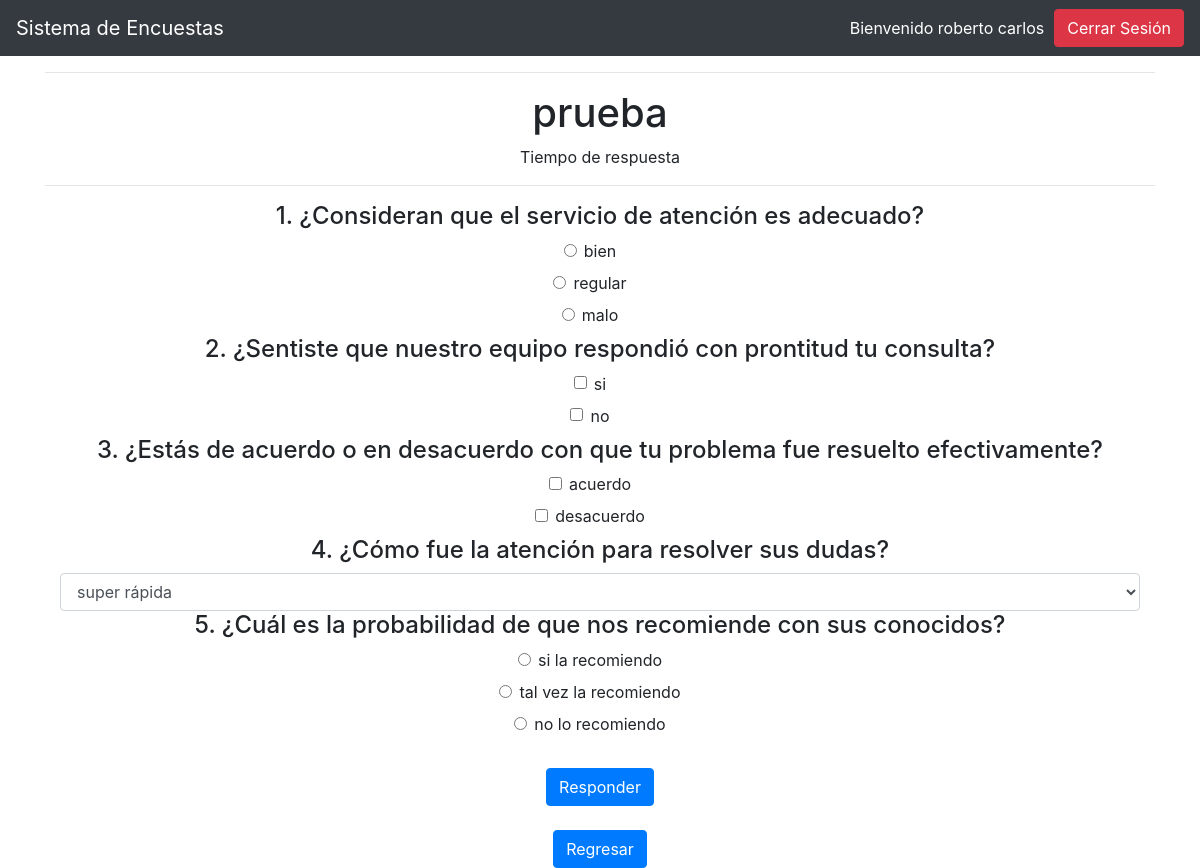
Screenshot of /usuario/responder.php?id_encuesta=1 (signed in) with the database file from the repository.
### tables this page shows
CREATE TABLE `encuestas` (
  `id_encuesta` int(11) NOT NULL,
  `id_usuario` int(11) NOT NULL,
  `titulo` varchar(150) NOT NULL,
  `descripcion` text NOT NULL,
  `estado` tinyint(1) NOT NULL,
  `fecha_inicio` timestamp NOT NULL DEFAULT '0000-00-00 00:00:00',
  `fecha_final` timestamp NOT NULL DEFAULT '0000-00-00 00:00:00'
);

CREATE TABLE `preguntas` (
  `id_pregunta` int(11) NOT NULL,
  `id_encuesta` int(11) NOT NULL,
  `titulo` varchar(150) NOT NULL,
  `id_tipo_pregunta` int(11) NOT NULL
);

CREATE TABLE `opciones` (
  `id_opcion` int(11) NOT NULL,
  `id_pregunta` int(11) NOT NULL,
  `valor` varchar(50) NOT NULL
);

### usuario/responder.php (the view, shortened to what this page needs)
<?php
  require "../conexion.php";
  $id_encuesta = $_GET['id_encuesta'];
  $query2 = "SELECT * FROM preguntas WHERE id_encuesta = '$id_encuesta'";
  $respuesta2 = $con->query($query2);
  $query3 = "SELECT encuestas.titulo, encuestas.descripcion, preguntas.id_pregunta, preguntas.id_encuesta, preguntas.id_tipo_pregunta
    FROM preguntas
    INNER JOIN encuestas
    ON preguntas.id_encuesta = encuestas.id_encuesta
    WHERE preguntas.id_encuesta = '$id_encuesta'";
  $respuesta3 = $con->query($query3);
  $row3 = $respuesta3->fetch_assoc();
?>
<!DOCTYPE html>
<html lang="es">
<head>
  <link rel="stylesheet" href="../css/bootstrap.min.css">
</head>
<body>
  <nav class="navbar navbar-expand-lg navbar-dark bg-dark">
    <a class="navbar-brand" href="javascript:void(0)">Sistema de Encuestas</a>
    <div class="collapse navbar-collapse" id="navb">
      <form class="form-inline my-2 my-lg-0" style="color: #fff">
        <?php
          if (isset($_SESSION['u_usuario']) && isset($_SESSION['id_usuario'])) {
            echo "Bienvenido " . $_SESSION['u_usuario'] . "\t";
            echo "<a href='../cerrar_sesion.php' class='btn btn-danger' style='margin-left: 10px'>Cerrar Sesión</a>";
          } else {
            header("Location: ../index.php");
          }
        ?>
      </form>
    </div>
  </nav>
  <div class="container text-center">
    <hr />
    <h1><?php echo $row3['titulo'] ?></h1>
    <p><?php echo $row3['descripcion'] ?></p>
    <form action="procesar.php" method="Post" autocomplete="off">
      <hr />
      <?php
        $i = 1;
        while (($row2 = $respuesta2->fetch_assoc())) {
          $id = $row2['id_pregunta'];
          $query = "SELECT preguntas.id_pregunta, preguntas.titulo, preguntas.id_tipo_pregunta, opciones.id_opcion, opciones.valor
                    FROM opciones
                    INNER JOIN preguntas ON preguntas.id_pregunta = opciones.id_pregunta
                    WHERE preguntas.id_pregunta = $id
                    ORDER BY opciones.id_pregunta, opciones.id_opcion";
          $respuesta = $con->query($query);
      ?>
        <div class="container col-md-12">
          <h4><?php echo "$i. " . $row2['titulo'] ?></h4>
          <?php
            if ($row2['id_tipo_pregunta'] == 1) {
              while (($row = $respuesta->fetch_assoc())) {
          ?>
            <div class="radio">
              <label><input class="form-check-input" type="radio" name="<?php echo $row['id_pregunta'] ?>" value="<?php echo $row['id_opcion'] ?>" required> <?php echo $row['valor'] ?></label>
            </div>
          <?php
              }
            } elseif ($row2['id_tipo_pregunta'] == 2) {
          ?>
            <select class="form-control" name="<?php echo $row2['id_pregunta'] ?>">
              <?php
                while (($row = $respuesta->fetch_assoc())) {
              ?>
                <option value="<?php echo $row['id_opcion'] ?>"><?php echo $row['valor'] ?></option>
              <?php
                }
              ?>
            </select>
          <?php
            } elseif ($row2['id_tipo_pregunta'] == 3) {
              while (($row = $respuesta->fetch_assoc())) {
          ?>
            <div class="checkbox">
              <label><input class="form-check-input" type="checkbox" name="<?php echo $row2['id_pregunta'] ?>[]" value="<?php echo $row['id_opcion'] ?>"> <?php echo $row['valor'] ?></label>
            </div>
          <?php
              }
            }
          ?>
        </div>
      <?php
          $i++;
        }
      ?>
      <br/>
      <input class="btn btn-primary" type="submit" value="Responder">
    </form>
	<br>
    <a href="index.php" class="btn btn-primary">Regresar</a>
  </div>
</body>
</html>

### rows the page displays
encuestas: titulo "prueba", descripcion "Tiempo de respuesta"
preguntas: titulo "¿Consideran que el servicio de atención es adecuado?"
opciones: valor "bien"
opciones: valor "regular"
opciones: valor "malo"
preguntas: titulo "¿Sentiste que nuestro equipo respondió con prontitud tu consulta?"
opciones: valor "si"
opciones: valor "no"
preguntas: titulo "¿Estás de acuerdo o en desacuerdo con que tu problema fue resuelto efectivamente?"
opciones: valor "acuerdo"
opciones: valor "desacuerdo"
preguntas: titulo "¿Cómo fue la atención para resolver sus dudas?"
preguntas: titulo "¿Cuál es la probabilidad de que nos recomiende con sus conocidos?"
opciones: valor "si la recomiendo"
opciones: valor "tal vez la recomiendo"
opciones: valor "no lo recomiendo"

### other values shown
$_SESSION['u_usuario'] "roberto carlos"
form field value "super rápida"
